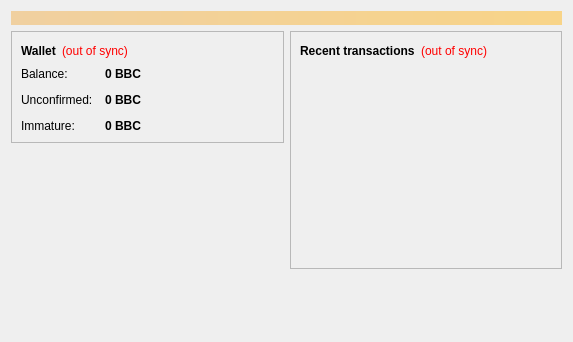
<?xml version="1.0" encoding="UTF-8"?>
<ui version="4.0">
 <class>OverviewPage</class>
 <widget class="QWidget" name="OverviewPage">
  <property name="geometry">
   <rect>
    <x>0</x>
    <y>0</y>
    <width>573</width>
    <height>342</height>
   </rect>
  </property>
  <property name="windowTitle">
   <string>Form</string>
  </property>
  <layout class="QVBoxLayout" name="topLayout">
   <item>
    <widget class="QLabel" name="labelAlerts">
     <property name="visible">
      <bool>false</bool>
     </property>
     <property name="styleSheet">
      <string notr="true">background-color: qlineargradient(x1: 0, y1: 0, x2: 1, y2: 0, stop:0 #F0D0A0, stop:1 #F8D488); color:#000000;</string>
     </property>
     <property name="wordWrap">
      <bool>true</bool>
     </property>
     <property name="margin">
      <number>3</number>
     </property>
    </widget>
   </item>
   <item>
    <layout class="QHBoxLayout" name="horizontalLayout" stretch="1,1">
     <item>
      <layout class="QVBoxLayout" name="verticalLayout_2">
       <item>
        <widget class="QFrame" name="frame">
         <property name="frameShape">
          <enum>QFrame::StyledPanel</enum>
         </property>
         <property name="frameShadow">
          <enum>QFrame::Raised</enum>
         </property>
         <layout class="QVBoxLayout" name="verticalLayout_4">
          <item>
           <layout class="QHBoxLayout" name="horizontalLayout_4">
            <item>
             <widget class="QLabel" name="label_5">
              <property name="font">
               <font>
                <weight>75</weight>
                <bold>true</bold>
               </font>
              </property>
              <property name="text">
               <string>Wallet</string>
              </property>
             </widget>
            </item>
            <item>
             <widget class="QLabel" name="labelWalletStatus">
              <property name="toolTip">
               <string>The displayed information may be out of date. Your wallet automatically synchronizes with the BBCoin network after a connection is established, but this process has not completed yet.</string>
              </property>
              <property name="styleSheet">
               <string notr="true">QLabel { color: red; }</string>
              </property>
              <property name="text">
               <string notr="true">(out of sync)</string>
              </property>
              <property name="alignment">
               <set>Qt::AlignLeading|Qt::AlignLeft|Qt::AlignVCenter</set>
              </property>
             </widget>
            </item>
            <item>
             <spacer name="horizontalSpacer_2">
              <property name="orientation">
               <enum>Qt::Horizontal</enum>
              </property>
              <property name="sizeHint" stdset="0">
               <size>
                <width>40</width>
                <height>20</height>
               </size>
              </property>
             </spacer>
            </item>
           </layout>
          </item>
          <item>
           <layout class="QFormLayout" name="formLayout_2">
            <property name="fieldGrowthPolicy">
             <enum>QFormLayout::AllNonFixedFieldsGrow</enum>
            </property>
            <property name="horizontalSpacing">
             <number>12</number>
            </property>
            <property name="verticalSpacing">
             <number>12</number>
            </property>
            <item row="0" column="0">
             <widget class="QLabel" name="label">
              <property name="text">
               <string>Balance:</string>
              </property>
             </widget>
            </item>
            <item row="0" column="1">
             <widget class="QLabel" name="labelBalance">
              <property name="font">
               <font>
                <weight>75</weight>
                <bold>true</bold>
               </font>
              </property>
              <property name="cursor">
               <cursorShape>IBeamCursor</cursorShape>
              </property>
              <property name="toolTip">
               <string>Your current balance</string>
              </property>
              <property name="text">
               <string notr="true">0 BBC</string>
              </property>
              <property name="textInteractionFlags">
               <set>Qt::LinksAccessibleByMouse|Qt::TextSelectableByKeyboard|Qt::TextSelectableByMouse</set>
              </property>
             </widget>
            </item>
            <item row="1" column="0">
             <widget class="QLabel" name="label_3">
              <property name="text">
               <string>Unconfirmed:</string>
              </property>
             </widget>
            </item>
            <item row="1" column="1">
             <widget class="QLabel" name="labelUnconfirmed">
              <property name="font">
               <font>
                <weight>75</weight>
                <bold>true</bold>
               </font>
              </property>
              <property name="cursor">
               <cursorShape>IBeamCursor</cursorShape>
              </property>
              <property name="toolTip">
               <string>Total of transactions that have yet to be confirmed, and do not yet count toward the current balance</string>
              </property>
              <property name="text">
               <string notr="true">0 BBC</string>
              </property>
              <property name="textInteractionFlags">
               <set>Qt::LinksAccessibleByMouse|Qt::TextSelectableByKeyboard|Qt::TextSelectableByMouse</set>
              </property>
             </widget>
            </item>
            <item row="2" column="0">
             <widget class="QLabel" name="labelImmatureText">
              <property name="text">
               <string>Immature:</string>
              </property>
             </widget>
            </item>
            <item row="2" column="1">
             <widget class="QLabel" name="labelImmature">
              <property name="font">
               <font>
                <weight>75</weight>
                <bold>true</bold>
               </font>
              </property>
              <property name="toolTip">
               <string>Mined balance that has not yet matured</string>
              </property>
              <property name="text">
               <string notr="true">0 BBC</string>
              </property>
              <property name="textInteractionFlags">
               <set>Qt::LinksAccessibleByMouse|Qt::TextSelectableByKeyboard|Qt::TextSelectableByMouse</set>
              </property>
             </widget>
            </item>
           </layout>
          </item>
         </layout>
        </widget>
       </item>
       <item>
        <spacer name="verticalSpacer">
         <property name="orientation">
          <enum>Qt::Vertical</enum>
         </property>
         <property name="sizeHint" stdset="0">
          <size>
           <width>20</width>
           <height>40</height>
          </size>
         </property>
        </spacer>
       </item>
        <item>
         <widget class="QLabel" name="label_wallet_bgcoin">
          <property name="text">
           <string/>
          </property>
          <property name="pixmap">
           <pixmap resource="../bitcoin.qrc">:/images/wallet_bgcoin</pixmap>
          </property>
          <property name="scaledContents">
           <bool>false</bool>
          </property>
          <property name="alignment">
           <set>Qt::AlignCenter</set>
          </property>
          <property name="margin">
           <number>-2</number>
          </property>
         </widget>
        </item>
        <item>
         <widget class="QLabel" name="label_6">
          <property name="text">
           <string/>
          </property>
         </widget>
        </item>
      </layout>
     </item>
     <item>
      <layout class="QVBoxLayout" name="verticalLayout_3">
       <item>
        <widget class="QFrame" name="frame_2">
         <property name="frameShape">
          <enum>QFrame::StyledPanel</enum>
         </property>
         <property name="frameShadow">
          <enum>QFrame::Raised</enum>
         </property>
         <layout class="QVBoxLayout" name="verticalLayout">
          <item>
           <layout class="QHBoxLayout" name="horizontalLayout_2">
            <item>
             <widget class="QLabel" name="label_4">
              <property name="text">
               <string>&lt;b&gt;Recent transactions&lt;/b&gt;</string>
              </property>
             </widget>
            </item>
            <item>
             <widget class="QLabel" name="labelTransactionsStatus">
              <property name="toolTip">
               <string>The displayed information may be out of date. Your wallet automatically synchronizes with the BBCoin network after a connection is established, but this process has not completed yet.</string>
              </property>
              <property name="styleSheet">
               <string notr="true">QLabel { color: red; }</string>
              </property>
              <property name="text">
               <string notr="true">(out of sync)</string>
              </property>
              <property name="alignment">
               <set>Qt::AlignRight|Qt::AlignTrailing|Qt::AlignVCenter</set>
              </property>
             </widget>
            </item>
            <item>
             <spacer name="horizontalSpacer">
              <property name="orientation">
               <enum>Qt::Horizontal</enum>
              </property>
              <property name="sizeHint" stdset="0">
               <size>
                <width>40</width>
                <height>20</height>
               </size>
              </property>
             </spacer>
            </item>
           </layout>
          </item>
          <item>
           <widget class="QListView" name="listTransactions">
            <property name="styleSheet">
             <string notr="true">QListView { background: transparent; }</string>
            </property>
            <property name="frameShape">
             <enum>QFrame::NoFrame</enum>
            </property>
            <property name="verticalScrollBarPolicy">
             <enum>Qt::ScrollBarAlwaysOff</enum>
            </property>
            <property name="horizontalScrollBarPolicy">
             <enum>Qt::ScrollBarAlwaysOff</enum>
            </property>
            <property name="selectionMode">
             <enum>QAbstractItemView::NoSelection</enum>
            </property>
           </widget>
          </item>
         </layout>
        </widget>
       </item>
       <item>
        <spacer name="verticalSpacer_2">
         <property name="orientation">
          <enum>Qt::Vertical</enum>
         </property>
         <property name="sizeHint" stdset="0">
          <size>
           <width>20</width>
           <height>40</height>
          </size>
         </property>
        </spacer>
       </item>
      </layout>
     </item>
    </layout>
   </item>
  </layout>
 </widget>
 <resources/>
 <connections/>
</ui>
